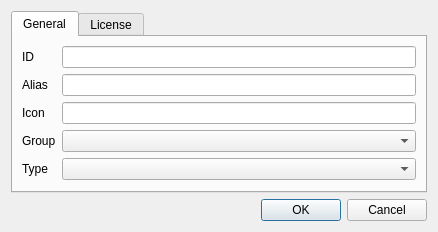
<?xml version="1.0" encoding="UTF-8"?>
<ui version="4.0">
 <class>Dialog</class>
 <widget class="QDialog" name="Dialog">
  <property name="geometry">
   <rect>
    <x>0</x>
    <y>0</y>
    <width>438</width>
    <height>211</height>
   </rect>
  </property>
  <property name="windowTitle">
   <string>Dialog</string>
  </property>
  <layout class="QVBoxLayout" name="verticalLayout">
   <item>
    <widget class="QTabWidget" name="tabWidget">
     <property name="currentIndex">
      <number>0</number>
     </property>
     <widget class="QWidget" name="tabGeneral">
      <attribute name="title">
       <string>General</string>
      </attribute>
      <layout class="QFormLayout" name="formLayout">
       <item row="0" column="0">
        <widget class="QLabel" name="idLabel">
         <property name="text">
          <string>ID</string>
         </property>
        </widget>
       </item>
       <item row="0" column="1">
        <widget class="QLineEdit" name="txtId"/>
       </item>
       <item row="1" column="0">
        <widget class="QLabel" name="lblAlias">
         <property name="text">
          <string>Alias</string>
         </property>
        </widget>
       </item>
       <item row="1" column="1">
        <widget class="QLineEdit" name="txtAlias"/>
       </item>
       <item row="2" column="0">
        <widget class="QLabel" name="iconLabel">
         <property name="text">
          <string>Icon</string>
         </property>
        </widget>
       </item>
       <item row="2" column="1">
        <widget class="FileSelectionWidget" name="txtIcon"/>
       </item>
       <item row="3" column="0">
        <widget class="QLabel" name="groupLabel">
         <property name="text">
          <string>Group</string>
         </property>
        </widget>
       </item>
       <item row="3" column="1">
        <widget class="QComboBox" name="cmbGroup"/>
       </item>
       <item row="4" column="0">
        <widget class="QLabel" name="typeLabel">
         <property name="text">
          <string>Type</string>
         </property>
        </widget>
       </item>
       <item row="4" column="1">
        <widget class="QComboBox" name="cmbType"/>
       </item>
      </layout>
     </widget>
     <widget class="QWidget" name="tabLicense">
      <attribute name="title">
       <string>License</string>
      </attribute>
      <layout class="QFormLayout" name="formLayout_2">
       <property name="fieldGrowthPolicy">
        <enum>QFormLayout::ExpandingFieldsGrow</enum>
       </property>
       <item row="0" column="0">
        <widget class="QLabel" name="licenseLabel">
         <property name="text">
          <string>License</string>
         </property>
        </widget>
       </item>
       <item row="0" column="1">
        <widget class="QLineEdit" name="txtLicense"/>
       </item>
       <item row="1" column="0">
        <widget class="QLabel" name="licenseLinkLabel">
         <property name="text">
          <string>License link</string>
         </property>
        </widget>
       </item>
       <item row="1" column="1">
        <widget class="QLineEdit" name="txtLicenseLink"/>
       </item>
       <item row="2" column="0">
        <widget class="QLabel" name="copyrightLabel">
         <property name="text">
          <string>Copyright</string>
         </property>
        </widget>
       </item>
       <item row="2" column="1">
        <widget class="QLineEdit" name="txtCopyrightText"/>
       </item>
       <item row="3" column="0">
        <widget class="QLabel" name="copyrightLinkLabel">
         <property name="text">
          <string>Copyright link</string>
         </property>
        </widget>
       </item>
       <item row="3" column="1">
        <widget class="QLineEdit" name="txtCopyrightLink"/>
       </item>
       <item row="4" column="0">
        <widget class="QLabel" name="termsOfUseLabel">
         <property name="text">
          <string>Terms of use</string>
         </property>
        </widget>
       </item>
       <item row="4" column="1">
        <widget class="QLineEdit" name="txtTermsOfUse"/>
       </item>
      </layout>
     </widget>
    </widget>
   </item>
   <item>
    <widget class="QDialogButtonBox" name="buttonBox">
     <property name="orientation">
      <enum>Qt::Horizontal</enum>
     </property>
     <property name="standardButtons">
      <set>QDialogButtonBox::Cancel|QDialogButtonBox::Ok</set>
     </property>
    </widget>
   </item>
  </layout>
 </widget>
 <customwidgets>
  <customwidget>
   <class>FileSelectionWidget</class>
   <extends>QLineEdit</extends>
   <header>quick_map_services.file_selection_widget</header>
  </customwidget>
 </customwidgets>
 <resources/>
 <connections>
  <connection>
   <sender>buttonBox</sender>
   <signal>accepted()</signal>
   <receiver>Dialog</receiver>
   <slot>accept()</slot>
   <hints>
    <hint type="sourcelabel">
     <x>248</x>
     <y>254</y>
    </hint>
    <hint type="destinationlabel">
     <x>157</x>
     <y>274</y>
    </hint>
   </hints>
  </connection>
  <connection>
   <sender>buttonBox</sender>
   <signal>rejected()</signal>
   <receiver>Dialog</receiver>
   <slot>reject()</slot>
   <hints>
    <hint type="sourcelabel">
     <x>316</x>
     <y>260</y>
    </hint>
    <hint type="destinationlabel">
     <x>286</x>
     <y>274</y>
    </hint>
   </hints>
  </connection>
 </connections>
</ui>
